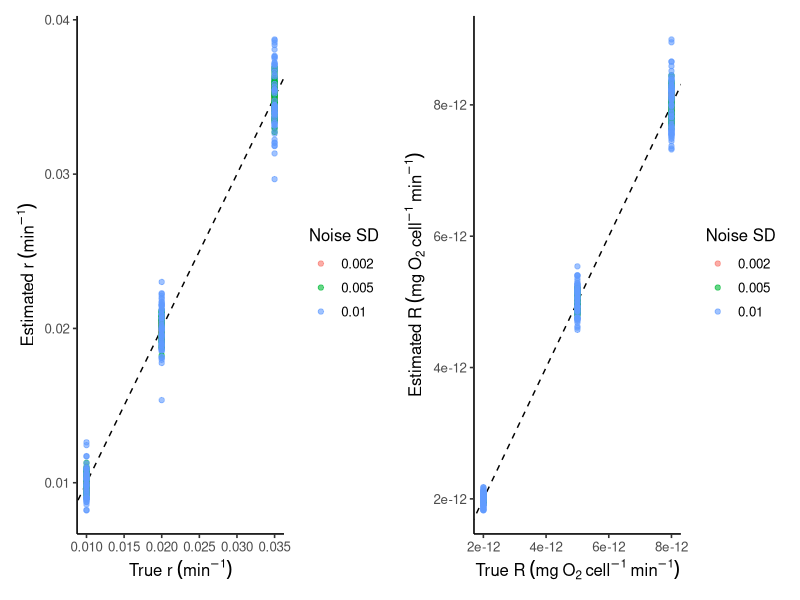
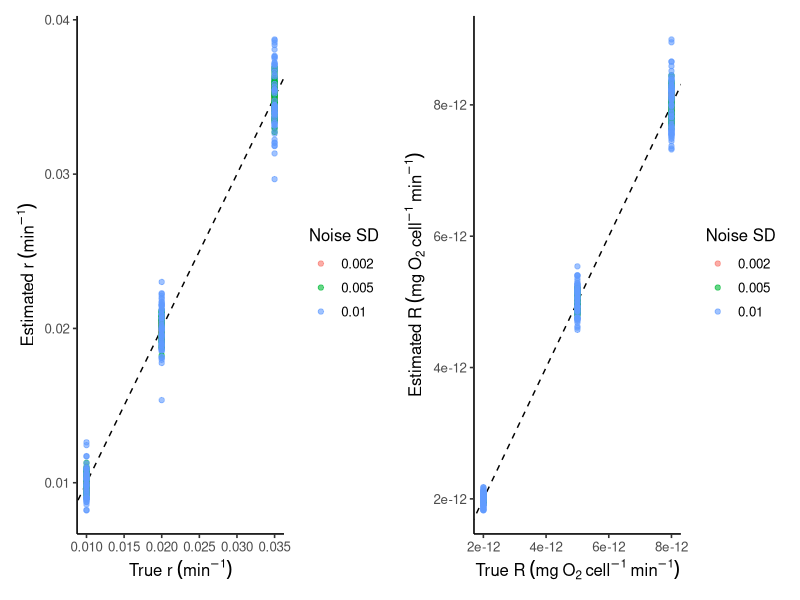

These figures' R source, in order:
############################################################
# README – Synthetic-data validation for the O₂ growth–respiration model
#
# This script:
#   1) Uses the same normalised O₂ model as the main analysis:
#        O2_norm(t) = O2_0 + (resp_tot / r) * (1 - exp(r * t))
#      where resp_tot = (R * N0) / O2_ref.
#   2) Generates synthetic dissolved-oxygen time series across grids of:
#        - growth rate r
#        - per-cell respiration R
#        - noise level (Gaussian SD)
#        - sampling interval (dt)
#        - total duration (minutes)
#   3) Adds noise, mimics trimming to the main depletion phase, and refits the
#      same nlsLM model used for empirical data to recover r and R.
#   4) Quantifies parameter recovery (bias, RMSE, relative error, pseudo-R²)
#      as a function of noise, sampling frequency, and time-series length.
#   5) Produces parameter-recovery plots (true vs estimated r and R) for a
#      representative “realistic” scenario.
#
# Outputs:
#   - Tables (in `Tables/`):
#       * synthetic_parameter_recovery_results.csv
#       * synthetic_parameter_recovery_summary.csv
#   - Plots (in `plots/`):
#       * Fig_S2_synthetic_param_recovery_combined.pdf
#       * Fig_S2_synthetic_param_recovery_combined.png
############################################################

# ---- 0. Libraries & project paths -------------------------------------
library(tidyverse)
library(minpack.lm)
library(patchwork)

data_dir   <- "data"
plots_dir  <- "plots"
tables_dir <- "Tables"

dir.create(data_dir,   showWarnings = FALSE, recursive = TRUE)
dir.create(plots_dir,  showWarnings = FALSE, recursive = TRUE)
dir.create(tables_dir, showWarnings = FALSE, recursive = TRUE)

# ---- 1. Model function (same as in manuscript, normalised form) -------
# O2_norm(t) = O2_0 + (resp_tot / r) * (1 - exp(r * t))
# where resp_tot = (R * N0) / O2_ref  (dimensionless)
resp_model_norm <- function(r, resp_tot, t, O2_0) {
  O2_0 + (resp_tot / r) * (1 - exp(r * t))
}

# ---- 2. True parameter ranges & simulation design ----------------------
set.seed(123)  # reproducible

# Choose realistic ranges (tweak if needed)
r_vals <- c(0.01, 0.02, 0.035)          # min^-1  (growth rates)
R_vals <- c(2e-12, 5e-12, 8e-12)        # mg O2 cell^-1 min^-1  (per-cell respiration)

N0_true     <- 1e9   # cells L^-1 (scale only; used to define resp_tot_true)
O2_ref_true <- 1     # mg O2 L^-1, reference O2 for normalisation
O2_0_true   <- 1     # initial normalised O2

noise_sd_vec <- c(0.002, 0.005, 0.01)   # SD of Gaussian noise on O2_norm
dt_vec       <- c(1, 3, 5)              # sampling interval (min)
dur_vec      <- c(60, 120, 180)         # total duration (min)

n_reps <- 50   # replicate simulations per scenario

# ---- 3. Function: simulate one DO series & refit model -----------------
simulate_and_fit <- function(r_true, R_true, N0_true,
                             O2_0_true, O2_ref_true,
                             noise_sd, dt, duration) {
  
  # True dimensionless total respiration scaling:
  # resp_tot_true = (R * N0) / O2_ref
  resp_tot_true <- (R_true * N0_true) / O2_ref_true
  
  # full time grid
  t_full <- seq(0, duration, by = dt)
  
  # noise-free normalised O2
  O2_true_full <- resp_model_norm(
    r        = r_true,
    resp_tot = resp_tot_true,
    t        = t_full,
    O2_0     = O2_0_true
  )
  
  # mimic trimming: stop when O2 has dropped to 40% of start, if reached
  target_O2 <- 0.4 * O2_0_true
  idx_trim  <- which(O2_true_full <= target_O2)[1]
  if (!is.na(idx_trim) && idx_trim > 5) {
    t       <- t_full[1:idx_trim]
    O2_true <- O2_true_full[1:idx_trim]
  } else {
    t       <- t_full
    O2_true <- O2_true_full
  }
  
  # add Gaussian noise
  O2_obs <- O2_true + rnorm(length(t), mean = 0, sd = noise_sd)
  O2_obs[O2_obs <= 0] <- 1e-6  # avoid non-positive values
  
  df_sim <- tibble(
    Time        = t,
    Oxygen_norm = O2_obs
  )
  
  # starting values (not equal to truth)
  r_start        <- r_true * runif(1, 0.5, 1.5)
  R_start        <- R_true * runif(1, 0.5, 1.5)
  resp_tot_start <- (R_start * N0_true) / O2_ref_true
  
  fit <- tryCatch(
    nlsLM(
      Oxygen_norm ~ resp_model_norm(r, resp_tot, Time, O2_0),
      data    = df_sim,
      start   = list(r = r_start, resp_tot = resp_tot_start, O2_0 = 1),
      lower   = c(r = 1e-4,  resp_tot = 1e-5, O2_0 = 0.8),
      upper   = c(r = 0.1,   resp_tot = 0.1,  O2_0 = 1.2),
      control = nls.lm.control(maxiter = 300)
    ),
    error = function(e) NULL
  )
  
  if (is.null(fit)) {
    return(tibble(
      r_true    = r_true,
      R_true    = R_true,
      noise_sd  = noise_sd,
      dt        = dt,
      duration  = duration,
      converged = FALSE,
      r_est     = NA_real_,
      R_est     = NA_real_,
      O2_0_est  = NA_real_,
      pseudo_R2 = NA_real_
    ))
  }
  
  # pseudo-R²
  pred <- predict(fit, df_sim)
  pseudo_R2 <- 1 - sum((df_sim$Oxygen_norm - pred)^2) /
    sum((df_sim$Oxygen_norm - mean(df_sim$Oxygen_norm))^2)
  
  coefs         <- coef(fit)
  r_est         <- coefs[["r"]]
  resp_tot_est  <- coefs[["resp_tot"]]
  
  # Map back to per-cell respiration R:
  # resp_tot = (R * N0) / O2_ref  =>  R_est = resp_tot_est * O2_ref_true / N0_true
  R_est <- resp_tot_est * O2_ref_true / N0_true
  
  tibble(
    r_true    = r_true,
    R_true    = R_true,
    noise_sd  = noise_sd,
    dt        = dt,
    duration  = duration,
    converged = TRUE,
    r_est     = r_est,
    R_est     = R_est,
    O2_0_est  = coefs[["O2_0"]],
    pseudo_R2 = pseudo_R2
  )
}

# ---- 4. Run all simulation scenarios -----------------------------------
sim_grid <- expand_grid(
  r_true   = r_vals,
  R_true   = R_vals,
  noise_sd = noise_sd_vec,
  dt       = dt_vec,
  duration = dur_vec,
  rep_id   = seq_len(n_reps)
)

sim_results <- sim_grid %>%
  pmap_dfr(function(r_true, R_true, noise_sd, dt, duration, rep_id) {
    simulate_and_fit(
      r_true      = r_true,
      R_true      = R_true,
      N0_true     = N0_true,
      O2_0_true   = O2_0_true,
      O2_ref_true = O2_ref_true,
      noise_sd    = noise_sd,
      dt          = dt,
      duration    = duration
    )
  })

# Save raw simulation results (TABLES)
write_csv(
  sim_results,
  file.path(tables_dir, "synthetic_parameter_recovery_results.csv")
)

# ---- 5. Summarise recovery (bias, RMSE etc.) ---------------------------
sim_summary <- sim_results %>%
  filter(converged) %>%
  mutate(
    r_error   = r_est - r_true,
    R_error   = R_est - R_true,
    r_rel_err = (r_est - r_true) / r_true,
    R_rel_err = (R_est - R_true) / R_true
  ) %>%
  group_by(noise_sd, dt, duration) %>%
  summarise(
    n_fits     = n(),
    r_bias     = mean(r_error, na.rm = TRUE),
    r_rmse     = sqrt(mean(r_error^2, na.rm = TRUE)),
    R_bias     = mean(R_error, na.rm = TRUE),
    R_rmse     = sqrt(mean(R_error^2, na.rm = TRUE)),
    r_rel_bias = mean(r_rel_err, na.rm = TRUE),
    R_rel_bias = mean(R_rel_err, na.rm = TRUE),
    mean_R2    = mean(pseudo_R2, na.rm = TRUE),
    .groups    = "drop"
  )

write_csv(
  sim_summary,
  file.path(tables_dir, "Table_S2_synthetic_parameter_recovery_summary.csv")
)

# ---- 6. Plots: true vs estimated r and R (for main scenario) ----------
# Choose a “realistic” scenario to plot, e.g. dt = 1, duration = 180
plot_subset <- sim_results %>%
  filter(converged, dt == 1, duration == 180)

# (A) r
plot_r <- ggplot(plot_subset,
                 aes(x = r_true, y = r_est, colour = factor(noise_sd))) +
  geom_abline(slope = 1, intercept = 0, linetype = "dashed") +
  geom_point(alpha = 0.6) +
  labs(
    x = expression("True " * r ~ (min^{-1})),
    y = expression("Estimated " * r ~ (min^{-1})),
    colour = "Noise SD"
  ) +
  theme_classic(base_size = 12)

# (B) R
plot_R <- ggplot(plot_subset,
                 aes(x = R_true, y = R_est, colour = factor(noise_sd))) +
  geom_abline(slope = 1, intercept = 0, linetype = "dashed") +
  geom_point(alpha = 0.6) +
  labs(
    x = expression("True " * R ~ (mg~O[2]~cell^{-1}~min^{-1})),
    y = expression("Estimated " * R ~ (mg~O[2]~cell^{-1}~min^{-1})),
    colour = "Noise SD"
  ) +
  theme_classic(base_size = 12)

# Combine into a single figure (r left, R right)
synthetic_fig <- plot_r + plot_R + plot_layout(nrow = 1)

ggsave(
  file.path(plots_dir, "Fig_S2_synthetic_param_recovery_combined.pdf"),
  synthetic_fig, width = 9, height = 4, dpi = 300
)
ggsave(
  file.path(plots_dir, "Fig_S2_synthetic_param_recovery_combined.png"),
  synthetic_fig, width = 9, height = 4, dpi = 300
)

############################################################
# End of script
############################################################
